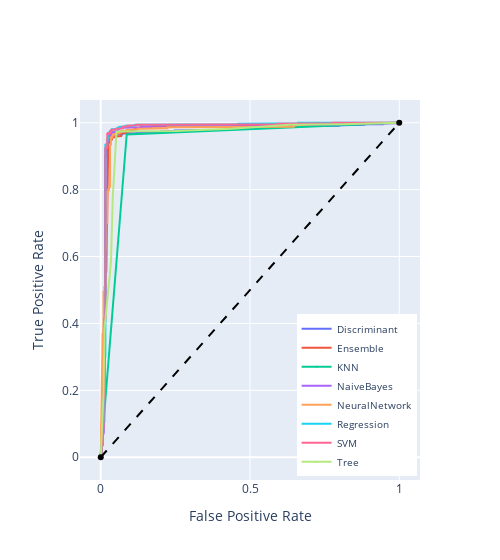

Notebook source saved alongside this figure:
### Code cell
fig = go.Figure(data=go.Scatter(
    x=X[0], y=Y[0],
    name=function_list[0],
    marker=dict(
        size=1,
        colorscale='Viridis',
    ),
    
))

for i in [1,2,3,4,5,6,7]:
    fig.add_scatter(
        x=X[i], y=Y[i],
        name=function_list[i],
        marker=dict(
            size=1,
            colorscale='Viridis',
        ),
    )

fig.add_scatter(
    x=[0,1], y=[0,1], name='',
    line=dict(color='black', width=2,
    dash='dash'),
    showlegend=False
)

fig.update_layout(
    title={},
    xaxis_title="False Positive Rate",
    yaxis_title="True Positive Rate",
    width=500,
)

fig.update_layout(legend=dict(
    yanchor="bottom",
    y=0.01,
    xanchor="right",
    x=0.99,
    font=dict(
            size=10,
        ),
))
fig.show()
#pio.write_image(fig, 'E:/Topological_Analysis_of_Time_Series/pictures/pdf_graph_raw/Result_AUC.pdf')

### Figure 1 — Plotly figure (JSON) as saved in the notebook; plotly's stock layout.template omitted (floating-point values rounded to 4 significant figures; data arrays with more than 128 entries replaced by an {"elided": "..."} marker saying what was removed)
{"data": [{"marker": {"colorscale": [[0, "#440154"], [0.1111, "#482878"], [0.2222, "#3e4989"], [0.3333, "#31688e"], [0.4444, "#26828e"], [0.5556, "#1f9e89"], [0.6667, "#35b779"], [0.7778, "#6ece58"], [0.8889, "#b5de2b"], [1, "#fde725"]], "size": 1}, "name": "Discriminant", "type": "scatter", "x": {"elided": "981 float values"}, "y": {"elided": "981 float values"}}, {"marker": {"colorscale": [[0, "#440154"], [0.1111, "#482878"], [0.2222, "#3e4989"], [0.3333, "#31688e"], [0.4444, "#26828e"], [0.5556, "#1f9e89"], [0.6667, "#35b779"], [0.7778, "#6ece58"], [0.8889, "#b5de2b"], [1, "#fde725"]], "size": 1}, "name": "Ensemble", "type": "scatter", "x": {"elided": "134 float values"}, "y": {"elided": "134 float values"}}, {"marker": {"colorscale": [[0, "#440154"], [0.1111, "#482878"], [0.2222, "#3e4989"], [0.3333, "#31688e"], [0.4444, "#26828e"], [0.5556, "#1f9e89"], [0.6667, "#35b779"], [0.7778, "#6ece58"], [0.8889, "#b5de2b"], [1, "#fde725"]], "size": 1}, "name": "KNN", "type": "scatter", "x": [0, 0.08696, 1], "y": [0, 0.965, 1]}, {"marker": {"colorscale": [[0, "#440154"], [0.1111, "#482878"], [0.2222, "#3e4989"], [0.3333, "#31688e"], [0.4444, "#26828e"], [0.5556, "#1f9e89"], [0.6667, "#35b779"], [0.7778, "#6ece58"], [0.8889, "#b5de2b"], [1, "#fde725"]], "size": 1}, "name": "NaiveBayes", "type": "scatter", "x": {"elided": "950 float values"}, "y": {"elided": "950 float values"}}, {"marker": {"colorscale": [[0, "#440154"], [0.1111, "#482878"], [0.2222, "#3e4989"], [0.3333, "#31688e"], [0.4444, "#26828e"], [0.5556, "#1f9e89"], [0.6667, "#35b779"], [0.7778, "#6ece58"], [0.8889, "#b5de2b"], [1, "#fde725"]], "size": 1}, "name": "NeuralNetwork", "type": "scatter", "x": {"elided": "742 float values"}, "y": {"elided": "742 float values"}}, {"marker": {"colorscale": [[0, "#440154"], [0.1111, "#482878"], [0.2222, "#3e4989"], [0.3333, "#31688e"], [0.4444, "#26828e"], [0.5556, "#1f9e89"], [0.6667, "#35b779"], [0.7778, "#6ece58"], [0.8889, "#b5de2b"], [1, "#fde725"]], "size": 1}, "name": "Regression", "type": "scatter", "x": {"elided": "979 float values"}, "y": {"elided": "979 float values"}}, {"marker": {"colorscale": [[0, "#440154"], [0.1111, "#482878"], [0.2222, "#3e4989"], [0.3333, "#31688e"], [0.4444, "#26828e"], [0.5556, "#1f9e89"], [0.6667, "#35b779"], [0.7778, "#6ece58"], [0.8889, "#b5de2b"], [1, "#fde725"]], "size": 1}, "name": "SVM", "type": "scatter", "x": {"elided": "981 float values"}, "y": {"elided": "981 float values"}}, {"marker": {"colorscale": [[0, "#440154"], [0.1111, "#482878"], [0.2222, "#3e4989"], [0.3333, "#31688e"], [0.4444, "#26828e"], [0.5556, "#1f9e89"], [0.6667, "#35b779"], [0.7778, "#6ece58"], [0.8889, "#b5de2b"], [1, "#fde725"]], "size": 1}, "name": "Tree", "type": "scatter", "x": [0, 0.009317, 0.01242, 0.03416, 0.04037, 0.0528, 0.2484, 0.4379, 0.6335, 0.8106, 1], "y": [0, 0.1945, 0.383, 0.5821, 0.7796, 0.9742, 0.9757, 0.9818, 0.9939, 0.9954, 1]}, {"line": {"color": "black", "dash": "dash", "width": 2}, "name": "", "showlegend": false, "type": "scatter", "x": [0, 1], "y": [0, 1]}], "layout": {"legend": {"font": {"size": 10}, "x": 0.99, "xanchor": "right", "y": 0.01, "yanchor": "bottom"}, "width": 500, "xaxis": {"title": {"text": "False Positive Rate"}}, "yaxis": {"title": {"text": "True Positive Rate"}}}}
